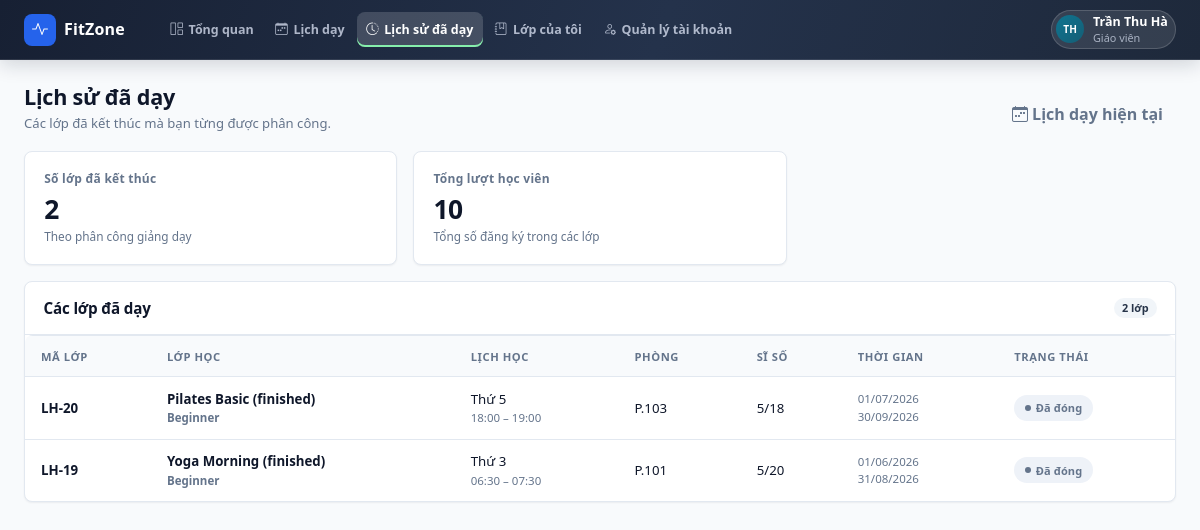
The page /instructor/history.php (signed in) on the database its author committed.
### tables this page shows
CREATE TABLE `giao_vien` (
  `id` int(10) unsigned NOT NULL AUTO_INCREMENT,
  `tai_khoan_id` int(10) unsigned DEFAULT NULL,
  `ho_ten` varchar(100) NOT NULL,
  `sdt` varchar(15) NOT NULL,
  `email` varchar(100) NOT NULL,
  `gioi_thieu` text DEFAULT NULL,
  `trang_thai` varchar(20) NOT NULL DEFAULT 'dang_lam',
  `deleted_at` datetime DEFAULT NULL,
  `created_at` datetime NOT NULL DEFAULT current_timestamp(),
  `updated_at` datetime NOT NULL DEFAULT current_timestamp() ON UPDATE current_timestamp(),
  PRIMARY KEY (`id`),
  UNIQUE KEY `uq_giao_vien_email` (`email`),
  UNIQUE KEY `uq_giao_vien_tai_khoan` (`tai_khoan_id`),
  CONSTRAINT `fk_giao_vien_tai_khoan` FOREIGN KEY (`tai_khoan_id`) REFERENCES `tai_khoan` (`id`) ON DELETE SET NULL
);

CREATE TABLE `tai_khoan` (
  `id` int(10) unsigned NOT NULL AUTO_INCREMENT,
  `ten_dang_nhap` varchar(50) NOT NULL,
  `mat_khau` varchar(255) NOT NULL,
  `ho_ten` varchar(100) NOT NULL,
  `vai_tro` varchar(20) NOT NULL DEFAULT 'customer',
  `trang_thai` tinyint(1) NOT NULL DEFAULT 1,
  `created_at` datetime NOT NULL DEFAULT current_timestamp(),
  PRIMARY KEY (`id`),
  UNIQUE KEY `uq_tai_khoan_ten` (`ten_dang_nhap`)
);

CREATE TABLE `lop_hoc` (
  `id` int(10) unsigned NOT NULL AUTO_INCREMENT,
  `ten_lop` varchar(100) NOT NULL,
  `giao_vien_id` int(10) unsigned NOT NULL,
  `thu_trong_tuan` tinyint(4) NOT NULL,
  `gio_bat_dau` time NOT NULL,
  `gio_ket_thuc` time NOT NULL,
  `ngay_bat_dau` date NOT NULL,
  `ngay_ket_thuc` date NOT NULL,
  `suc_chua` int(11) NOT NULL,
  `phong_hoc` varchar(50) DEFAULT NULL,
  `mo_ta` text DEFAULT NULL,
  `trinh_do` varchar(50) DEFAULT NULL,
  `goi_tap_toi_thieu` varchar(20) NOT NULL DEFAULT 'basic',
  `trang_thai` varchar(20) NOT NULL DEFAULT 'dang_mo',
  `deleted_at` datetime DEFAULT NULL,
  `created_at` datetime NOT NULL DEFAULT current_timestamp(),
  `updated_at` datetime NOT NULL DEFAULT current_timestamp() ON UPDATE current_timestamp(),
  PRIMARY KEY (`id`),
  KEY `fk_lop_hoc_giao_vien` (`giao_vien_id`),
  CONSTRAINT `fk_lop_hoc_giao_vien` FOREIGN KEY (`giao_vien_id`) REFERENCES `giao_vien` (`id`)
);

### instructor/history.php (the view, shortened to what the rows shown need)
<?php
require __DIR__ . '/../common/bootstrap.php';
$menu = require __DIR__ . '/../common/menus/instructor.php';
$appRole = 'instructor';
$today = new DateTimeImmutable('today');
$instructor = data_current_instructor();
$instructorId = (int) ($instructor['id'] ?? 0);
$history = [];
foreach (data_classes() as $class) {
    if ((int) $class['giao_vien_id'] !== $instructorId) {
        continue;
    }
    $endDate = DateTimeImmutable::createFromFormat('!d/m/Y', $class['to']);
    if (!$endDate || $endDate >= $today) {
        continue;
    }
    $class['end_date'] = $endDate;
    $history[] = $class;
}
usort($history, static function (array $first, array $second): int {
    return $second['end_date'] <=> $first['end_date'];
});
$partials = __DIR__ . '/../common/partials';
require $partials . '/head.php';
?>
<div class="app-shell">
    <div class="app-main">
        <?php require $partials . '/topbar.php'; ?>
        <main class="app-content" id="main-content">
            <div class="page-head">
                <div>
                    <h1>Lịch sử đã dạy</h1>
                </div>
            </div>
            <div class="app-card">
                <div class="app-card-header">
                    <h2>Các lớp đã dạy</h2>
                </div>
                <div class="app-table-wrap">
                    <table class="app-table">
                        <thead>
                            <tr>
                                <th>Mã lớp</th>
                                <th>Lớp học</th>
                                <th>Lịch học</th>
                                <th>Phòng</th>
                                <th>Sĩ số</th>
                                <th>Thời gian</th>
                                <th>Trạng thái</th>
                            </tr>
                        </thead>
                        <tbody>
                            <?php if (!$history): ?>
                                <tr>
                                    <td colspan="7" class="text-center text-muted-2 py-4">Chưa có lớp nào đã kết thúc.</td>
                                </tr>
                            <?php else: ?>
                                <?php foreach ($history as $class): ?>
                                    <tr>
                                        <td class="cell-strong">LH-<?= (int) $class['id'] ?></td>
                                        <td class="cell-strong"><?= e($class['name']) ?><div class="cell-sub"><?= e($class['level']) ?></div></td>
                                        <td><?= e(weekday($class['weekday'])) ?><div class="cell-sub"><?= e($class['start'] . ' – ' . $class['end']) ?></div></td>
                                        <td><?= e($class['room']) ?></td>
                                        <td><?= e((string) $class['enrolled'] . '/' . (string) $class['capacity']) ?></td>
                                        <td class="text-muted-2 text-tiny"><?= e($class['from']) ?><br><?= e($class['to']) ?></td>
                                        <td><?= status_badge('da_dong') ?></td>
                                    </tr>
                                <?php endforeach; ?>
                            <?php endif; ?>
                        </tbody>
                    </table>
                </div>
            </div>
        </main>
    </div>
</div>
<?php require $partials . '/foot.php'; ?>

### common/partials/topbar.php (shortened to what the rows shown need)
<?php
require_once __DIR__ . '/../data/user.php';
$user = app_user($appRole);
$accountHref = '/' . $appRole . '/account';
?>
<header class="app-topbar">
    <a class="app-user text-decoration-none" href="<?= e(url($accountHref)) ?>" aria-label="Mở trang quản lý tài khoản">
        <?= avatar($user['name'], 'avatar-sm') ?>
        <span class="app-user-meta">
            <strong><?= e($user['name']) ?></strong>
            <span><?= e($user['sub']) ?></span>
        </span>
    </a>
</header>

### common/components/ui.php (shortened to what the rows shown need)
<?php
if (!function_exists('initials')) {
    function initials(string $name): string
    {
        $parts = preg_split('/\s+/u', trim($name)) ?: [];
        $parts = array_values(array_filter($parts, static fn ($p) => $p !== ''));
        $last = $parts[count($parts) - 1];
        $first = $parts[0];
        $initials = mb_substr($first, 0, 1, 'UTF-8');
        if (count($parts) > 1) {
            $initials .= mb_substr($last, 0, 1, 'UTF-8');
        }
        return mb_strtoupper($initials, 'UTF-8');
    }
}
if (!function_exists('avatar')) {
    function avatar(string $name, string $size = '', string $extra = ''): string
    {
        $palette = ['alt-1', 'alt-2', 'alt-3', 'alt-4', 'alt-5'];
        $alt = $palette[abs(crc32($name)) % count($palette)];
        $classes = trim('avatar ' . $alt . ($size !== '' ? ' ' . $size : '') . ($extra !== '' ? ' ' . $extra : ''));
        return '<span class="' . e($classes) . '" title="' . e($name) . '">' . e(initials($name)) . '</span>';
    }
}
if (!function_exists('badge')) {
    function badge(string $label, string $variant = 'primary', bool $dot = true): string
    {
        $dotClass = $dot ? '' : ' no-dot';
        return '<span class="badge-status ' . e($variant) . $dotClass . '">' . e($label) . '</span>';
    }
}
if (!function_exists('status_badge')) {
    function status_badge(string $status): string
    {
        $map = [
            'hoat_dong' => ['Đang hoạt động', 'success'],
            'ngung_hoat_dong' => ['Ngừng hoạt động', 'muted'],
            'dang_mo' => ['Đang mở', 'success'],
            'sap_mo' => ['Sắp mở', 'warning'],
            'da_dong' => ['Đã đóng', 'muted'],
            'dang_ban' => ['Đang bán', 'success'],
            'ngung_ban' => ['Ngừng bán', 'muted'],
            'cho_duyet' => ['Chờ duyệt', 'warning'],
            'da_duyet' => ['Đã duyệt', 'success'],
            'tu_choi' => ['Từ chối', 'danger'],
            'da_huy' => ['Đã hủy', 'danger'],
            'da_thanh_toan' => ['Đã thanh toán', 'success'],
            'chua_thanh_toan' => ['Chưa thanh toán', 'warning'],
            'dang_ky' => ['Đã đăng ký', 'primary'],
            'co_mat' => ['Có mặt', 'success'],
            'vang' => ['Vắng', 'danger'],
            'phep' => ['Có phép', 'warning'],
            'cho_xac_nhan' => ['Chờ xác nhận', 'warning'],
            'bi_khoa' => ['Đã khóa', 'danger'],
            'hoan_thanh' => ['Hoàn thành', 'success'],
        ];
        [$label, $variant] = $map[$status] ?? [$status, 'muted'];
        return badge($label, $variant);
    }
}
if (!function_exists('weekday')) {
    function weekday(int $day): string
    {
        return ['', 'Thứ 2', 'Thứ 3', 'Thứ 4', 'Thứ 5', 'Thứ 6', 'Thứ 7', 'Chủ nhật'][$day] ?? '';
    }
}

### rows shown on the page
giao_vien: ho_ten "TH"
tai_khoan: ho_ten "Trần Thu Hà", ho_ten.email "Giáo viên"
lop_hoc: id "20", ten_lop "Pilates Basic (finished)", trinh_do "Beginner", thu_trong_tuan "Thứ 5", end "18:00 – 19:00", phong_hoc "P.103", capacity "5/18", from "01/07/2026", to "30/09/2026"
lop_hoc: id "19", ten_lop "Yoga Morning (finished)", trinh_do "Beginner", thu_trong_tuan "Thứ 3", end "06:30 – 07:30", phong_hoc "P.101", capacity "5/20", from "01/06/2026", to "31/08/2026"

### other values the page prints
$item['label'] "Tổng quan"
$item['label'] "Lịch dạy"
$item['label'] "Lịch sử đã dạy"
$item['label'] "Lớp của tôi"
$item['label'] "Quản lý tài khoản"
count($history) "2"
$totalStudents "10"
